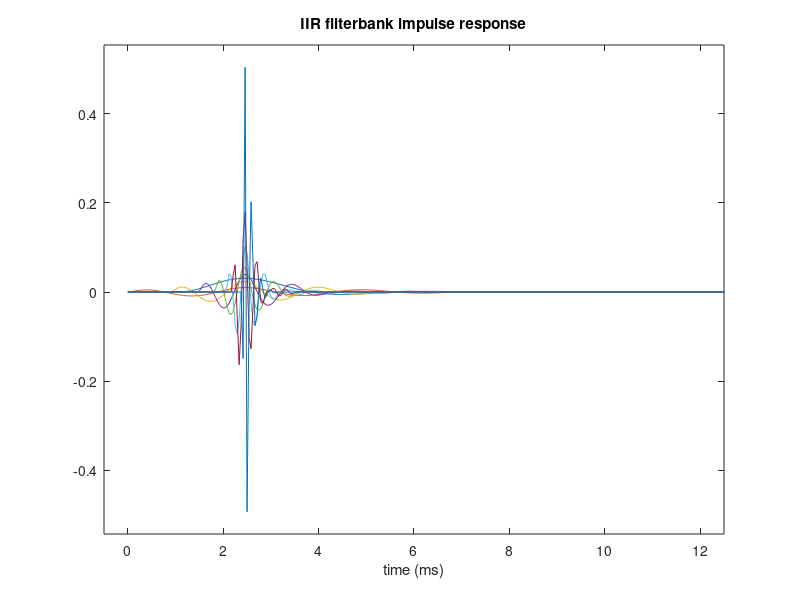
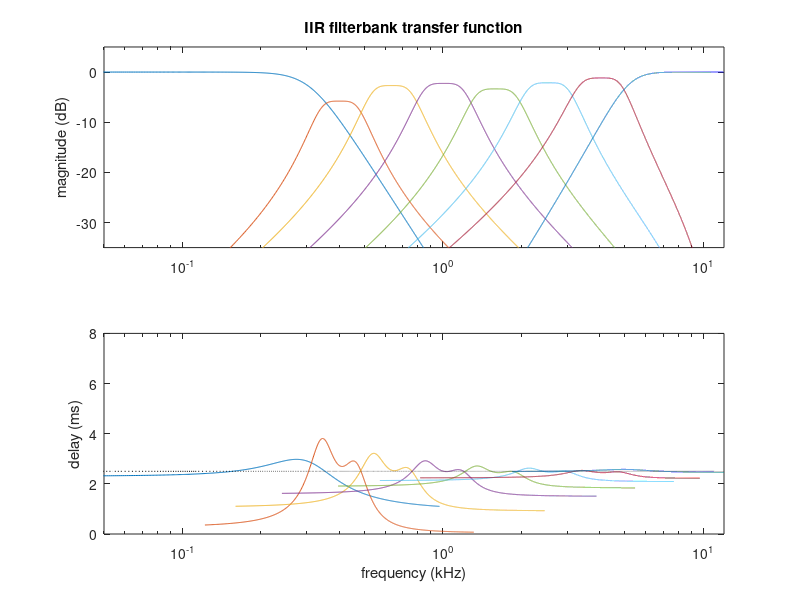
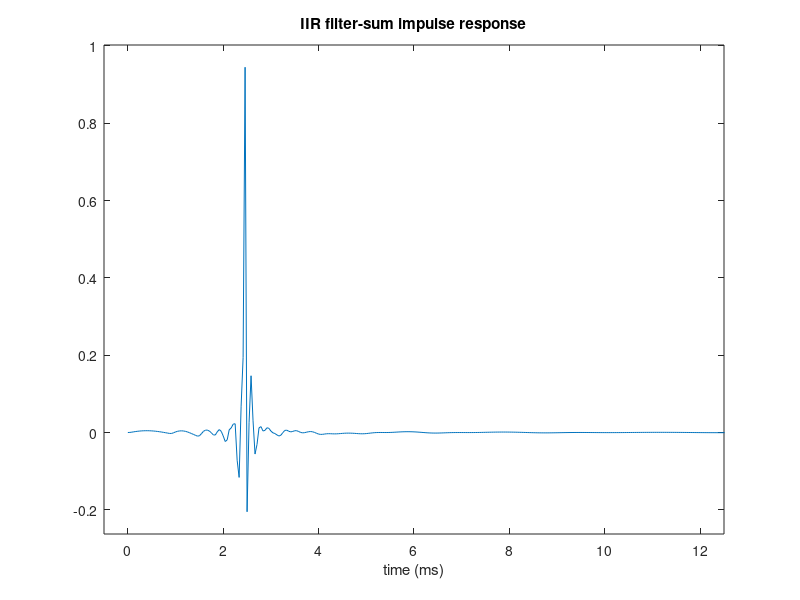
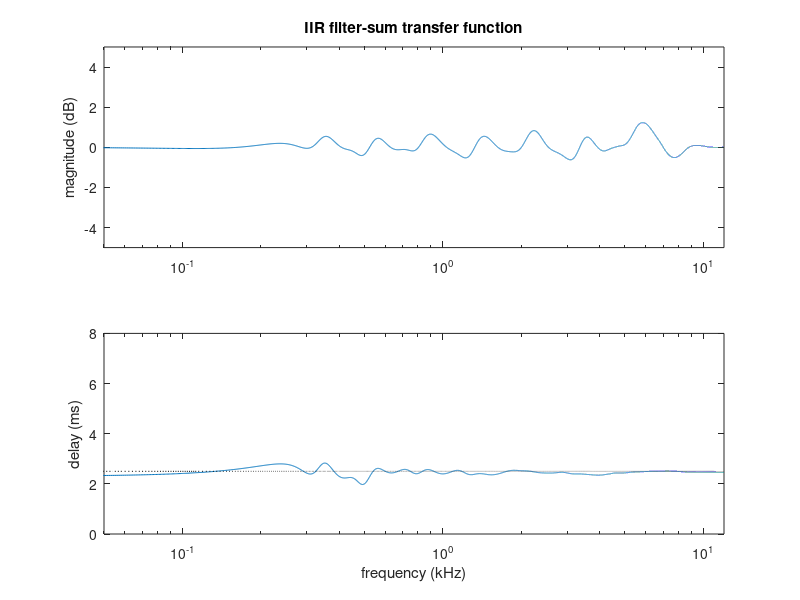

The MATLAB source for these figures, in order:
% test IIR filterbank design
function iirfb
no=2;     % filter order
td=2.5;   % target delay
sr=24000; % sampling rate
cf=[317.2,503.0,797.6,1265,2006,3181,5045]; % crossover frequencies
nt=sr;
% filter design
[b,a]=iir_fbco(sr,cf,no);
[g,d]=peak_align_par(b,a,sr,td);
g=adjust_gain(b,a,g,d,cf,sr);
% filter example
x=[1;zeros(nt-1,1)];
y=filterbank(x,b,a);
y=peak_align(y,g,d);
z=sum(y,2);
%
plot_filt(y,sr,td,'IIR filterbank',1)
plot_filt(z,sr,td,'IIR filter-sum',3)
filter_print(b,a,g,d);
% find roots & unity-passband scale
nc=size(b,1);
nz=2*no;
z = zeros(nc,nz);
p = zeros(nc,nz);
h = zeros(nc,1);
for k=1:nc
    z(k,:) = roots(b(k,:));
    p(k,:) = roots(a(k,:));
    h(k) = mean(abs(b(k,:))) / mean(abs(poly(z(k,:))));
end
% save 
b = transpose(b);
a = transpose(a);
z = transpose(z);
p = transpose(p);
save iirfb b a g d cf sr z p h -v4
return

function [b,a]=iir_fbco(sr,cf,no)
% sr - sampling rate
% cf - cross-over frequencies
% no - filter order
% y  - output signal
cos = 9;            % cross-over spread parameter
nb = length(cf)+1;  % number of bands
% calculate IIR filter coefficients
fn = sr/2;            % Nyquist rate
n2 = 2 * no;          % double filter order
b = zeros(nb,n2+1);   % initialize b coefficient array
a = zeros(nb,n2+1);   % initialize a coefficient array
s = 1 + cos ./ cf;    % cross-over spread
wn=(cf(1)/s(1))/fn;
[b(1,:),a(1,:)] = butter(n2,wn);           % low-pass
for k=2:(nb-1)
    wn=[cf(k-1)*s(k-1) cf(k)/s(k)]/fn;
    [b(k,:),a(k,:)] = butter(no,wn);       % band-pass
end
wn=(cf(nb-1)*s(nb-1))/fn;
[b(nb,:),a(nb,:)] = butter(n2,wn,'high');  % high-pass
return

function y=filterbank(x,b,a)
nb = size(b,1);
% apply filters to input
x = x(:);                % ensure input is column vector
y = zeros(length(x),nb); % initialize output signal
for k=1:nb
   y(:,k) = filter(b(k,:),a(k,:),x);
end
return

function [g,d]=peak_align_par(b,a,sr,td)
nt=1+round(sr*td);
x=[1;zeros(nt-1,1)];
y=filterbank(x,b,a);
nc=size(y,2);
yp=max(y);
yn=min(y);
kk=(-yn)>yp;
g=ones(1,nc);
g(kk)=-g(kk);
y(:,kk)=-y(:,kk);
[~,kp]=max(y);
dd=td*sr/1000;
d=max(0,round(dd-kp));
return

function g=adjust_gain(b,a,g,d,cf,sr)
nb=size(b,1);
nt=sr;
x=[1;zeros(nt-1,1)];
for iter=1:8
    y=filterbank(x,b,a);
    y=peak_align(y,g,d);
    z=sum(y,2);
    H=ffa(z);
    for k=1:(nb-2)
        e=(0:4)/4;
        f=(cf(k).^e).*(cf(k+1).^(1-e));
        m=1+round(f*(nt/sr));
        g(k+1)=g(k+1)/exp(mean(log(abs(H(m)))));
    end
end
return

function y=peak_align(y,p,d)
[nt,nc]=size(y);
for k=1:nc
    zz=zeros(d(k),1);
    yy=y(1:(nt-d(k)),k);
    y(:,k)=[zz;yy]*p(k);
end
return

function plot_filt(y,sr,td,lab,fig)
nt=size(y,1);
t=1000*(0:(nt-1))/sr;
% plot impulse responses
figure(fig);clf
plot(t,y)
title(sprintf('%s impulse response',lab))
ymn=min(min(y));
ymx=max(max(y));
ymg=(ymx-ymn)/20;
y_lim=[ymn-ymg ymx+ymg];
t_lim=[-0.5 12.5];
axis([t_lim y_lim])
xlabel('time (ms)')
% plot transfer functions
figure(fig+1);clf
H=ffa(y);
f=linspace(0,sr/2000,length(H))';
d=td*ones(size(f));
fm=max(max(f));
if (size(y,2)>1) mmn=-35; else mmn=-5; end
m_lim=[0.05 fm mmn 5];
d_lim=[0.05 fm   0 8];
M=db(H);
D=gd(H,f);
D(M<-40)=NaN;
subplot(2,1,1)
semilogx(f,M)
axis(m_lim)
ylabel('magnitude (dB)')
title(sprintf('%s transfer function',lab))
subplot(2,1,2)
semilogx(f,D,f,d,':k')
axis(d_lim)
xlabel('frequency (kHz)')
ylabel('delay (ms)')
return

function y=db(x)
y=20*log10(max(eps,abs(x)));
return

function d=gd(H,f)
[nf,nc]=size(H);
d=zeros(nf,nc);
for k=1:nc
   p=unwrap(angle(H(:,k)))/(2*pi);
   d(:,k)=-cdif(p)./cdif(f);
end
return

function dx=cdif(x)
n=length(x);
dx=zeros(size(x));
dx(1)=x(2)-x(1);
dx(2:(n-1))=(x(3:n)-x(1:(n-2)))/2;
dx(n)=x(n)-x(n-1);
return

% fast Fourier analyze real signal
function H=ffa(h)
H=fft(real(h));
n=length(H);
m=1+n/2;            % assume n is even
H(1,:)=real(H(1,:));
H(m,:)=real(H(m,:));
H((m+1):n,:)=[];    % remove upper frequencies
return

function filter_print(b,a,g,d)
nb=length(d);
fprintf('b = \n');
for k=1:nb
    fprintf('%15.8e,',b(k,:));
    fprintf('\n');
end
fprintf('a = \n');
for k=1:nb
    fprintf('%15.8e,',a(k,:));
    fprintf('\n');
end
fprintf('g = ');
fprintf('%.5f,',g);
fprintf('\n');
fprintf('d = ');
fprintf('%d,',d);
fprintf('\n');
return
edit butter
